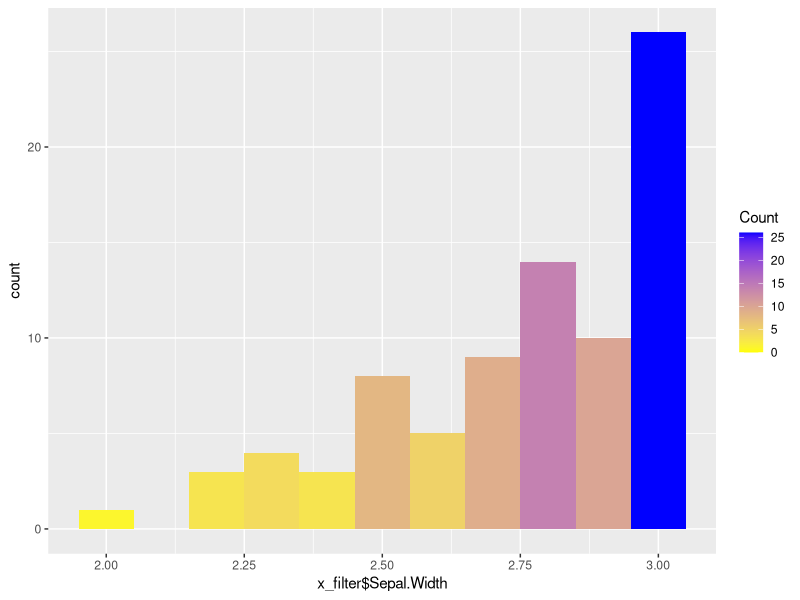

The R script that drew this image:
## ---- chunk 1
knitr::opts_chunk$set(echo = TRUE)
## ---- chunk 2
library(ggplot2)
library(dplyr)
# 1
## ---- chunk 3
# 5
v <- c(8:19)
w <- v[1:4] # first four elements of vector v
w

# 6
d <- c(8:20)
length(d)
h <- d[5:9] # middle 5 elements of vector d
h 

# 7
length(w)
## ---- chunk 4
# 8
## ---- chunk 5
# 9
a <- c(3,FALSE) 
b <- c("a",1)
c <- c(4L, 2)
## ---- chunk 6
typeof(a)
typeof(b)
typeof(c)
## ---- chunk 7
# 10
## ---- chunk 8
# 11
## ---- chunk 9
# 12
y <- c(FALSE,NA_character_)
typeof(y)
## ---- chunk 10
# 13
e <- d*2 # multiply each value in d by 2 and assign to e
e
e[length(e)]

# 14
#?seq
a <- seq(from = 0.6, to = 1.9, length.out = 11)
a
b <- a >= 1.1
b

# 15
a[a >= 1.1] <- 2.0
a
# 16
l <-c(list(1,2),c(3,4))
j=list(list(1,2),c(3,4))
str(l)
str(j)

# 17
unlist(l)
unlist(j)
## ---- chunk 11
# 18
## ---- chunk 12
# 19
my.fac <- factor(c("yes","yes","no","yes","yes","yes"))
table(my.fac) #freq no and yes

# 20
f1 <- factor(letters)
levels(f1) <-rev(levels(f1))
f2 <- rev(factor(letters))
f3 <- factor(letters, levels=rev(letters))
f1
f2
f3
## ---- chunk 13
# 21
x <- c(1, 2, 4)
x
x[1]
mymatrix <- matrix(c(1, 3, 5, 8), 2, 2)
mymatrix
is.matrix(mymatrix)
is.array(mymatrix)
## ---- chunk 14
# 22
d <- data.frame(kids = c("Jack", "Jill"), ages = c(12, 10))
d
## ---- chunk 15
# Bonus
library(tidyverse)
f2 <- tibble(kids=c("Jack","Jill"),ages=c(12,10))
f2
## ---- chunk 16
# 23 
as.matrix(d)
## ---- chunk 17
# 24
d1 <- data.frame(names = c("Jack", "Jill", "John"), states = c("CA", "IL", "IL"))
d2 <- data.frame(ages = c(10, 7, 12), names = c("Jill", "Jillian", "Jack"))
d1
d2
merge(d1, d2)
names(d2) <- c("ages", "kids")
d12 <- merge(d1,d2)
d12
d2 <- rbind(d2,list("15","Jill"))
d2
## ---- chunk 18
# 25
empty <- data.frame() # create dataframe with 0 row and 0 column
class(empty) # make sure it is a dataframe
empty
ncol(empty) # check column
nrow(empty) # check row
## ---- chunk 19
# 26
x <- iris
x_filter <- filter(x, x$Sepal.Width<=3) # filter out all values of x in the column sepal width to those less than or equal to 3
x_filter$Sepal.Width # print results

xhist <- ggplot(x_filter, aes(x_filter$Sepal.Width)) +
geom_histogram(aes(fill=..count..), binwidth = 0.1) +
  scale_fill_gradient("Count", low = "yellow", high = "blue") # create histogram
xhist
## ---- chunk 20
# 27
d <- data.frame(gender = c("M", "M", "F", "M", "F", "F"),
        age=c(47, 59, 21, 32, 33, 24),
        income=c(55000, 88000, 32450, 76500, 123000, 45650))# create data frame d 
apply(d, 2, max) #use apply on dataframe d
## ---- chunk 21
# 28
## ---- chunk 22
# 29
## ---- chunk 23
# 30
## ---- chunk 24
# 31
## ---- chunk 25
# 32
## ---- chunk 26
# 33
## ---- chunk 27
# 34
## ---- chunk 28
# 35
wave_to_freq <- function(wave) {
  #note wavelength needs to be in meters
  freq <- (299792458/wave) #speed of light in m/s
  freq
}
wave_to_freq(0.02)

# 36
x <- wave_to_freq(0.02) # assign to object x
x #call object x
## ---- chunk 29
# 37

nm_to_m <- function(nm) {
  m <- nm/1E9 #1E9 nanometers equal to 1 meter
  return(m) #return local variable to global environment
}
nm_to_m(900)
## ---- chunk 30
# 38
um_to_ghz <- function(um) {
  ghz <- 299792458/(um/1E6) #speed of light in meters divided by micrometers converted to meters
  return(ghz) #return frequency
}

# 39
um_to_ghz(30000)

## ---- chunk 31
# 40
x <- rnorm(40) #generate 40 values normally distributed
head(x) # preview data
for (n in x) {
  s <- x[1:10] #extract first 10 elements
  x2 <- s^2 #square the elements called
  return(x2) #return the squared values
}
x2
# 41
e <- 4:29
head(e)
for(n in e) { 
    if(n %% 2 == 0) # divide by 2 and keep value if remainder is 0
    print(n) # return object
}

# 42
m <- 100:190
str(m)
countby10 <- for (n in m) {if (n %% 10 == 0) {print(n)
  
}
  
}
## ---- chunk 32
# 43
z <- matrix(sample(100), 10, 10) # create matrix
zlist <- list(z=z) #create list
lapply(X = zlist, FUN = function(x) {
  z[3, ] <- 'ciao' # replace values in third row with ciao
  z[, 5] <- 'ciao' #replace values in column 5 with ciao
  return(z) # return object
})
## ---- chunk 33
# 44
## ---- chunk 34
# 45
foo = seq(1, 100, by=2) # create object 1-100 count by 2
foo

foo.squared = NULL #create empty vector to populate
foo.squared

for (i in 1:50 ) {
foo.squared[i] = foo[i]^2 #square values in foo and grow in foo.squared
}
foo.squared
## ---- chunk 35
# 46
## ---- chunk 36
# 47
mtcars
cars <- mtcars
unlist(lapply(cars, class))
cars[] <- lapply(cars, function(x) sd(x)/mean(x))
cars[1, ]
## ---- chunk 37
# 48
scale01 <- function (x) {
  rng <-range(x, na.rm=TRUE)
  (x-rng[1] / rng[2] - rng[1])
}
x <- data.frame(seq(1:26), letters, rnorm(26))
x
xn <-lapply(select_if(x, is.numeric), scale01) #every numeric column
xn


## ---- chunk 38
# 49
formulas <- list(
  mpg ~ disp, 
  mpg ~ I(1 / disp), 
  mpg ~ disp + wt,
  mpg ~ I(1 / disp) + wt
)
r <- list()
r
for (i in 1:length(formulas)){
  r[[i]] <- lm(formulas[[i]], 
               data = mtcars)
}
r
## ---- chunk 39
# 50

ti.for <- Sys.time()
r <- list()
for (i in 1:length(formulas)){
  r[[i]] <- lm(formulas[[i]], 
               data = mtcars)}
te.for <- Sys.time()
t.for <- te.for-ti.for
t.for # time difference it took to run the for loop

ti.lapply <- Sys.time()
lapply(formulas, function(x) lm(formula = x, data = mtcars))
te.lapply <- Sys.time()
t.lapply <- te.lapply-ti.lapply
t.lapply #time difference it took for lapply

time.diff <- t.for-t.lapply
time.diff #time difference between for loop and lapply
